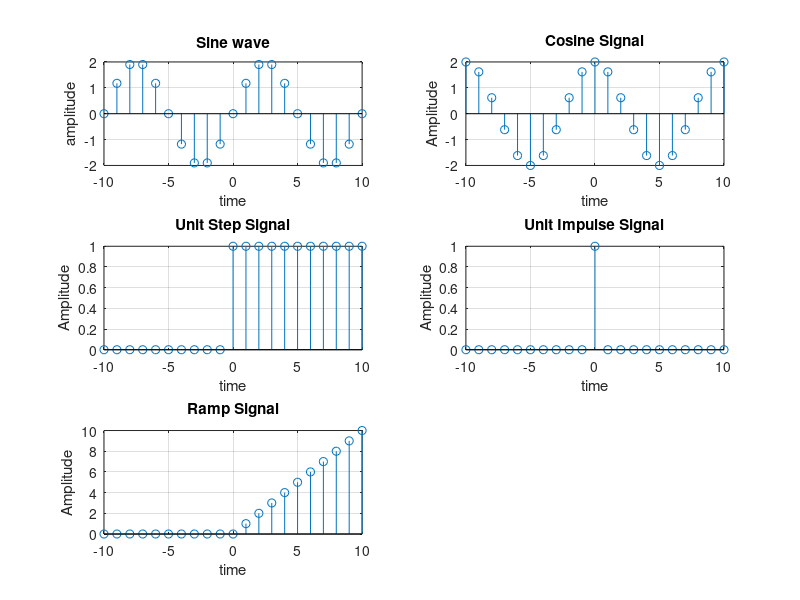

Here is the MATLAB script that generated this plot:
clc;
clear;
close all;
n=-10:10;
w=0.2;
A=2;
x1=A*sin(pi*w*n);
x2=A*cos(pi*w*n);
x3=(n>=0);
x4=(n==0);
x5=n.*(n>=0);

figure;

subplot(3,2,1);
stem(n,x1);
title("Sine wave");
xlabel("time");
ylabel("amplitude");
grid on;

subplot(3,2,2);
stem(n,x2);
title('Cosine Signal');
xlabel('time');
ylabel('Amplitude');
grid on;

subplot(3,2,3);
stem(n,x3);
title('Unit Step Signal');
xlabel('time');
ylabel('Amplitude');
grid on;

subplot(3,2,4);
stem(n,x4);
title('Unit Impulse Signal');
xlabel('time');
ylabel('Amplitude');
grid on;

subplot(3,2,5);
stem(n,x5);
title('Ramp Signal');
xlabel('time');
ylabel('Amplitude');
grid on;
